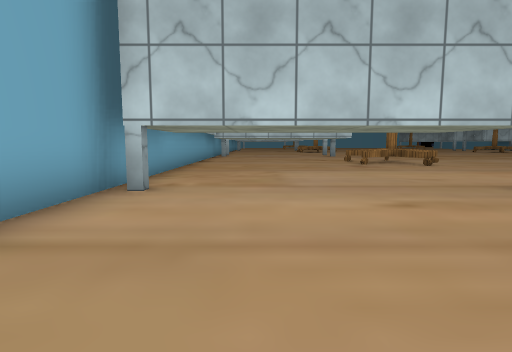
view 1 (above)

24 first-person views from a walk through a Unity game level. The camera is 0.68 m above the floor, tilts 6° down and sees 80° across. The floor is counted in squares, 1 m on a side. Each view is taken from the middle of a square. On the plan, view 1 faces up. The plan holds only what a view shows up to about 10 squares ahead; the rest is blank. The place goes on beyond the plan. Some animated figures are not drawn. Some surface patterns are stand-ins.

view 2
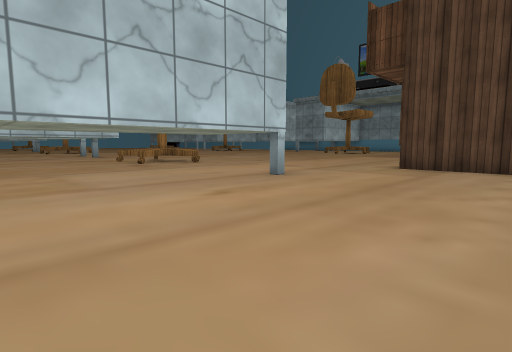

view 3
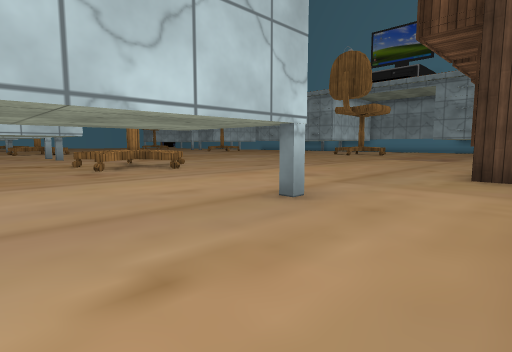

view 4
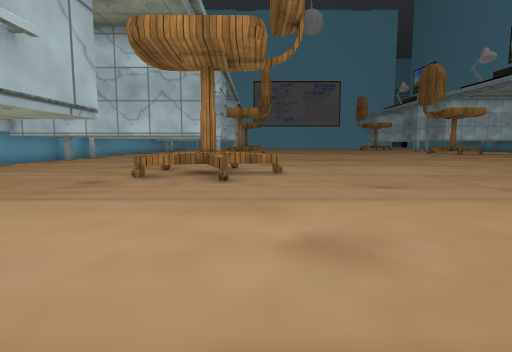

view 5
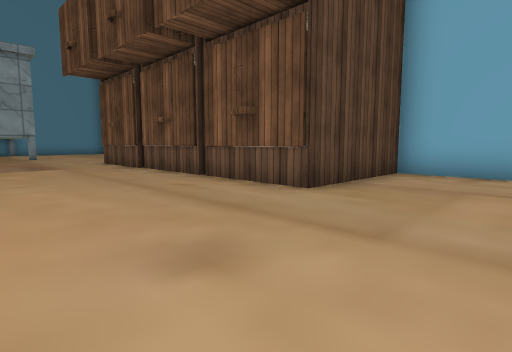

view 6
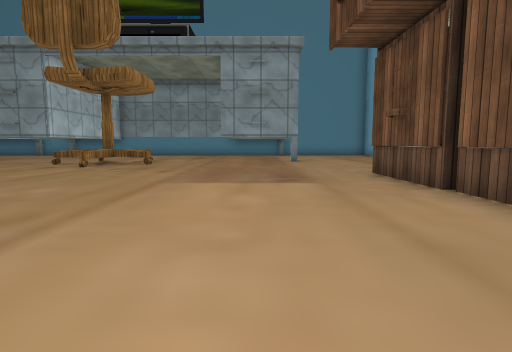

view 7
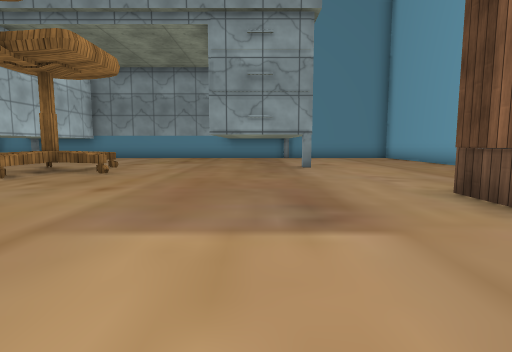

view 8
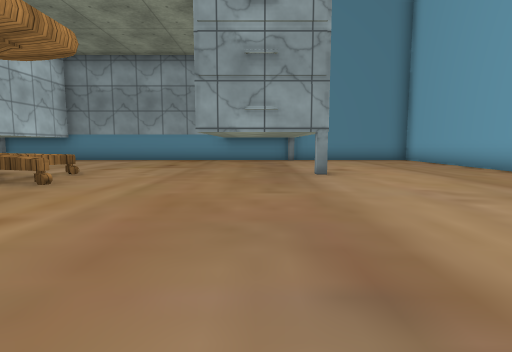

view 9
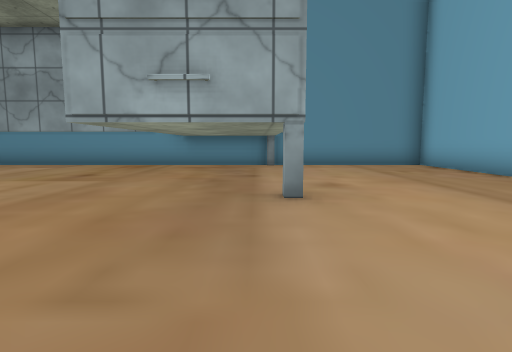

view 10
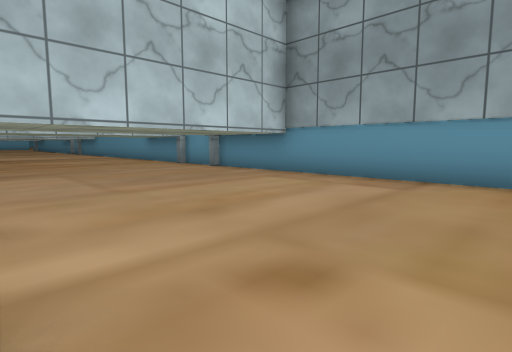

view 11
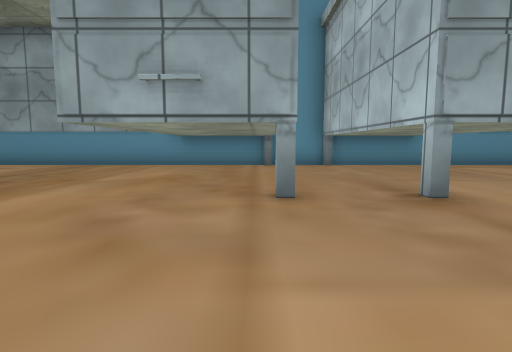

view 12
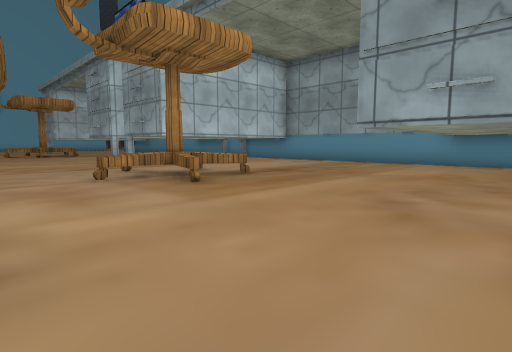

view 13
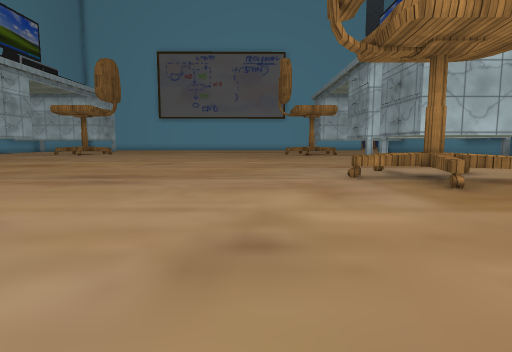

view 14
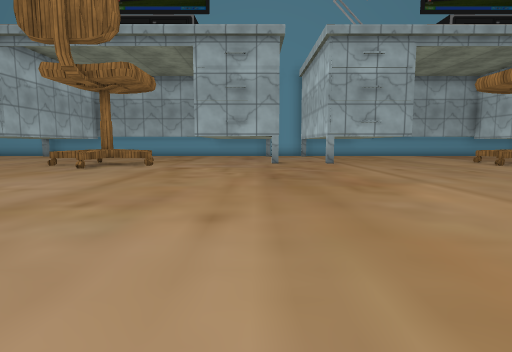

view 15
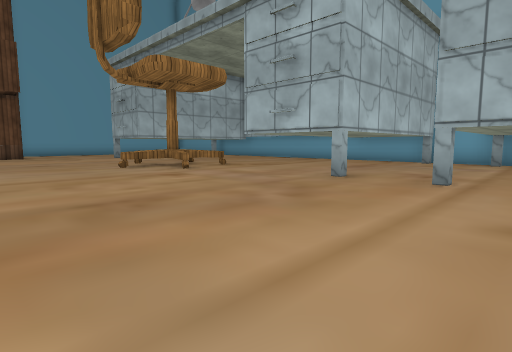

view 16
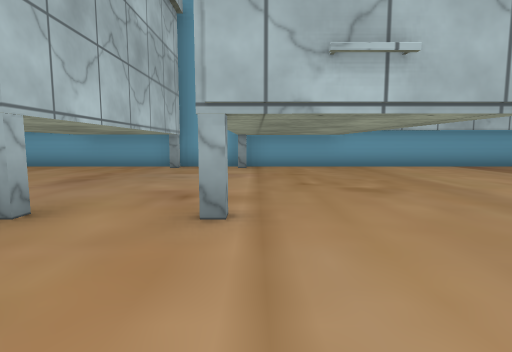

view 17
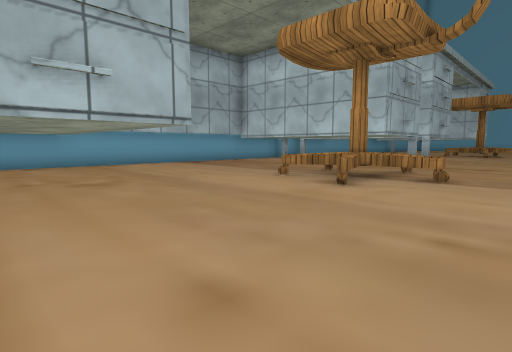

view 18
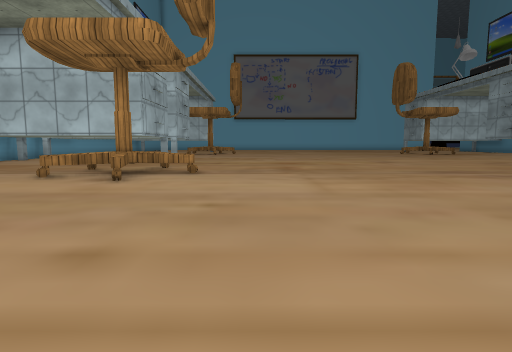

view 19
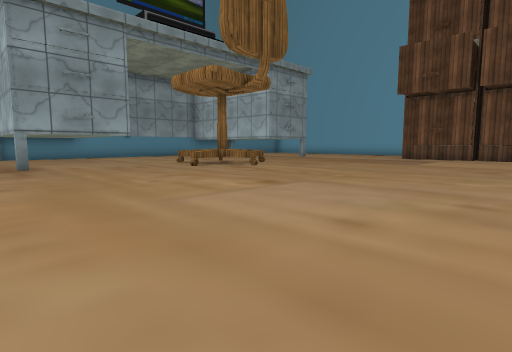

view 20
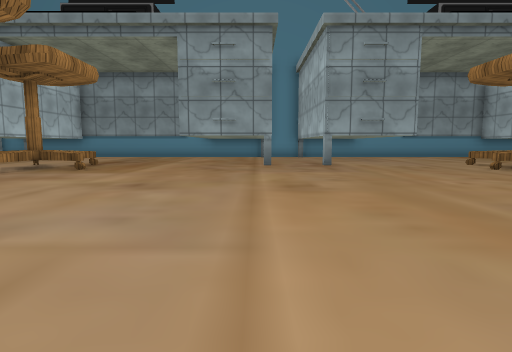

view 21
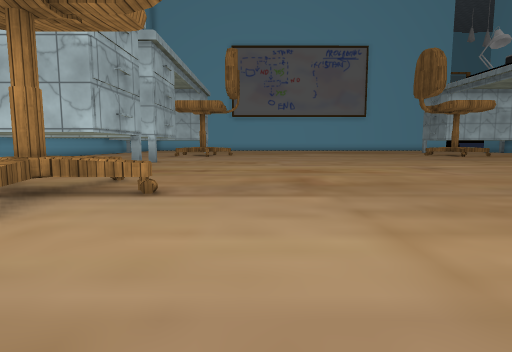

view 22
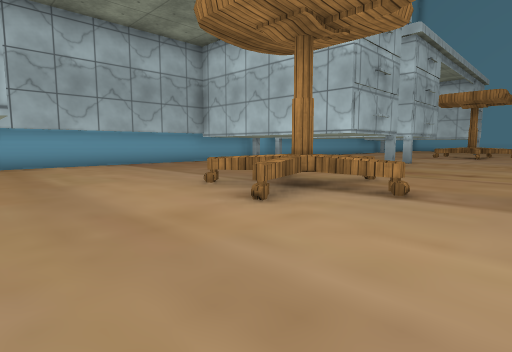

view 23
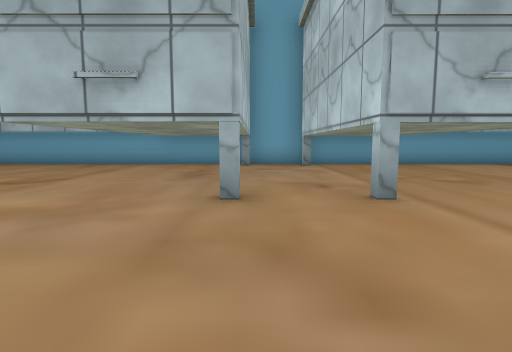

view 24
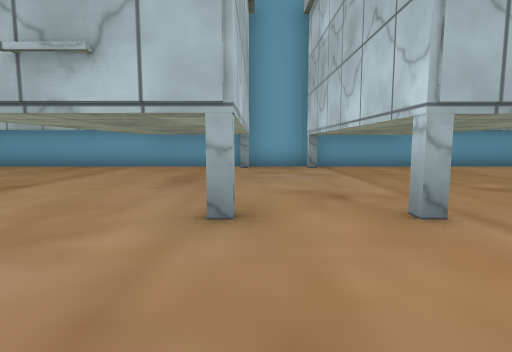

### Floor plan
Key: @ floor where view 1 was taken; # wall or solid block; . floor; = window, fence, low wall or low ledge; C chair; T thing the floor can be seen under or through; O other object.
Columns run from 3 left of view 1 to 27 right of it. Each row starts with its distance up from view 1.
 32         ...
 31        #..............
 30        #...............
 29        #............... #
 28    #####................###
 27 #  ........................   #
 26 #......CC.............CCC.. ..#
 25 #......CCC...........CCCC.....#
 24 #.......C.............C.C.....#
 23 #.............................#
 22 #.............................#
 21 ##     T................T     #
 20  #.....T................T.....#
 19 ##=====T................T=====#
 18 #.............................#
 17 #.............................#
 16 ##.....T................#.....#
 15  #.....T................#.....#
 14  TTTTTTT................#TTTTT#
 13 #.............................#
 12 #......CC.............CCC.....#
 11 #......CCC...........CCC......#
 10 #......CC.............C.C.....#
  9 #.............................#
  8 #.............................#
  7 ##     T................T     #
  6  #.....T................T.....#
  5 ##=====T................T=====#
  4 #.............................#
  3 #..........OOOOOOOOO..........#
  2  ..........O         .........#
  1   .........O          ........#
  0   .@.... ..O            ......#
 -1          ##              ######

Positions as (right, up) in squares from view 1, and headings:
1: (0, 0), facing up
2: (-1, 0), facing up-right
3: (1, 2), facing up-right
4: (6, 4), facing up
5: (5, 7), facing down-right
6: (9, 6), facing right
7: (12, 6), facing right
8: (14, 6), facing right
9: (17, 5), facing right
10: (21, 9), facing up-right
11: (17, 19), facing right
12: (16, 19), facing up-right
13: (16, 19), facing up
14: (15, 16), facing left
15: (10, 20), facing down-left
16: (7, 19), facing left
17: (8, 19), facing up-left
18: (8, 18), facing up
19: (11, 18), facing down-right
20: (11, 19), facing right
21: (8, 21), facing up
22: (8, 21), facing up-left
23: (8, 17), facing left
24: (7, 17), facing left
